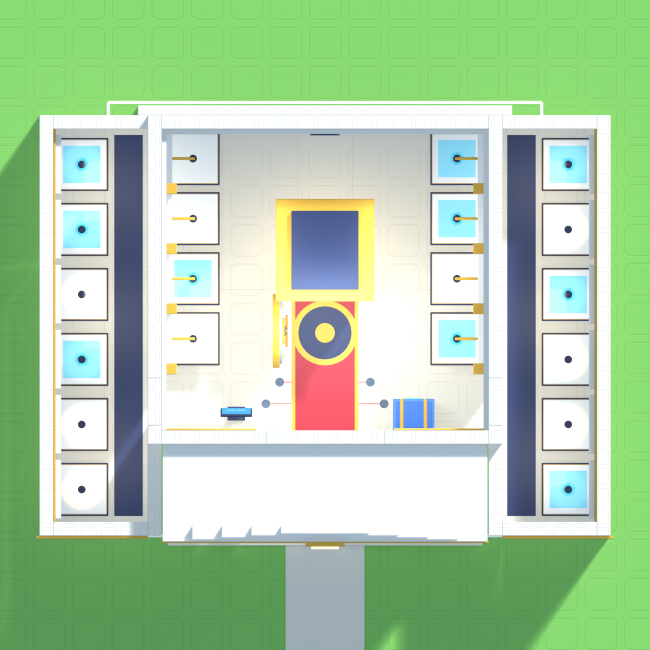
#> input picture assets/concepts/d48/c1/renders/L10_plan.png, 1300 x 1300 px (shown at 1/2 size)
$ python d48c_sheets.py
#> lines starting #> are read from the running program, lines starting #| are printed output that depends on the picture
### scripts/blender/d48c_layout.py
"""D48-C, фаза 1 — раскладка музея до 20 мест: единый источник правды для Blender-кадров, листов и (на фазе 3)
игрового конфига. Без bpy: можно импортировать где угодно, `python d48c_layout.py <файл.json>` пишет JSON.

Координаты — оси участка (центр участка на уровне пола зала, вход −Z, x+ — левая рука входящего). Здание: главный
зал — прежний контур D36 (36 × 33.4 + портик), хранилище и павильон — D48 v2 без изменений. Новое:
  • 8 ниш главного зала (по 4 на боковую стену, шаг 6.1) — места 1–8;
  • две боковые галереи (x 18…31; D50 — шире на 2 ст., проход 6 ст.), продлённые вперёд вдоль портика до z = −19
    (перед ними — поле качалки и гигантская гантель), по 6 мест у наружной стены — места 9–20; вход — только аркой
    из входного зала (не с улицы); вдоль наружной стены — каменный бортик до кромки обрыва крайних участков
    (x 31.6): закрывает щель, кустов на нём нет.
Открытие мест: D37 — уровень × 2 (место n открывается на уровне ⌈n/2⌉). Код сейчас даёт 6 мест на любом уровне —
предложение совместимой миграции: max(6, 2 × уровень). Галереи строятся с уровня, на котором открываются места 9–10.
"""

import json
import math
import sys

# ── Главный зал и хранилище (как D48 v2) ────────────────────────────────────────────────────────────────────────
HW, FZ, BZ, T = 18.0, -12.7, 20.7, 1.4
IX, IZ0, IZ1 = HW - T, FZ + T, BZ - T  # −16.6…16.6, −11.3…19.3
CEIL, DOOR, DOORH = 16.0, 6.0, 10.0
# Этап C.2 (крупные аватары): проём портала 7.1 → 9.5, павильон 9 → 11.4 и длиннее на 3 (z1 11.6 → 14.6)
PV_X, PV_Z0, PV_Z1, PV_H = 4.4, 2.4, 14.6, 11.4  # павильон над лестницей
PV_OPEN = 9.5  # высота проёма портала павильона
ST0, STW, STEPS = 3.0, 2.6, 12  # лестница: верх у z 3, полуширина, ступеней по 1 × 1 вниз к +z
G, SLAB = -1.3, 1.4  # трава от пола зала; толщина плиты пола зала (она же потолок хранилища)
VF, VCEIL = -13.0, -1.8  # пол хранилища; низ потолка хранилища
WELL_X, WELL_Z1 = 2.8, 14.0  # проём лестницы в полу зала: |x| < 2.8, z ST0…14 (C.2: было 11)
PORTICO_Z = -23.0  # передний край портика (нижняя ступень)

# ── Места ───────────────────────────────────────────────────────────────────────────────────────────────────────
TOP = 5.0  # верх постамента 5 × 5 на высоте 3 (GameConfig.Museum.ShowcaseSize не меняется)
BASE = 5.4  # основание постамента
NICHE_Z = (-2.0, 4.1, 10.2, 16.3)  # шаг 6.1: основания −4.7…0.7, 1.4…6.8, 7.5…12.9, 13.6…19.0
NICHE_D = 3.2  # центр постамента ниши — в 3.2 от стены: x ±13.4, основание 10.7…16.1
PIL_Z = (-5.05, 1.05, 7.15, 13.25)  # пилястры перед каждой нишей (последняя ниша упирается в заднюю стену)

GAL_IN, GAL_OUT, GAL_Z0, GAL_Z1, GAL_H = 18.0, 31.0, -19.0, 20.7, 10.4  # галерея: от стены зала до наружной стены
# D50: наружная стена 29 → 31 — проход между стеной зала и постаментами 4 → 6 ст. (камера и бой в галерее)
# фасад галереи — z −19 (не −22): гигантская гантель участка стоит до z −23.1, поле качалки — до −26 (проверка мира)
GAL_IX = GAL_OUT - T  # 29.6 — внутренняя грань наружной стены
GAL_IZ0, GAL_IZ1 = GAL_Z0 + T, GAL_Z1 - T  # −17.6…19.3
GAL_D = 2.9  # центр постамента галереи — в 2.9 от наружной стены: x ±26.7, основание 24.0…29.4 (проход 6.0)
GAL_Z = (-8.45, -2.35, -14.55, 3.75, 9.85, 15.95)  # шаг 6.1, как у ниш; порядок открытия: от арки — к краям
GAL_EAVE = 31.4  # карниз галереи снаружи не дальше x 31.4
GAL_WALK = (GAL_IN + GAL_IX - GAL_D - BASE / 2) / 2  # середина прохода галереи (D50: дорожка и свет по ней)
PLANTER = (31.0, 31.6, 1.6)  # бортик вдоль наружной стены галереи: x 31…31.6, высота; у крайних участков закрывает
# щель до обрыва (кромка обрыва — x 31.6 от центра участка 1 и 5), между участками остаётся проход ≈ 12 ст.
# Кусты — только если бортик не уже PLANTER_BUSH (D50: стал узким, кустов нет).
PLANTER_BUSH = 2.0
ARCH_Z0, ARCH_Z1, ARCH_H = -10.8, -6.0, 8.0  # арка в боковой стене входного зала

CHEST = {"center": (-9.0, -9.7), "size": (4.0, 3.0, 3.0), "face": (0, 0, 1)}  # было x −12: освобождает арку
STAND = {"center": (9.0, -9.6)}  # стойка у входа — в игре не ставится (C.2, просьба владельца: пустая табличка); для d48c_museum.py
LASERS = {"Entrance": {"z": -8.6, "length": 12.0, "y": 2.4}, "Gallery": {"z": -6.4, "length": 9.2, "y": 2.4}}


def places():
    """20 мест: номер, центр верха постамента (y = 3), куда смотрит табличка, зона, уровень открытия (D37)."""
    out = []
    n = 0
    for z in NICHE_Z:
        for sx in (1, -1):
            n += 1
            out.append({"slot": n, "zone": "hall", "center": [sx * (IX - NICHE_D), 3.0, z], "face": [-sx, 0, 0]})
    for z in GAL_Z:
        for sx in (1, -1):
            n += 1
            out.append({"slot": n, "zone": "gallery", "side": sx, "center": [sx * (GAL_IX - GAL_D), 3.0, z],
                        "face": [-sx, 0, 0]})
    for p in out:
        p["unlock_d37"] = math.ceil(p["slot"] / 2)
        p["unlock_compat"] = 1 if p["slot"] <= 6 else math.ceil(p["slot"] / 2)
    return out


def slots_d37(level):
    return 2 * level


def slots_compat(level):
    return max(6, 2 * level)


GALLERY_LEVEL = 5  # места 9–10 → галереи и арки строятся с уровня 5 (в обеих схемах)


# ── Зоны защиты (D46: ловушка, робот, капкан — свободно на допустимом полу; дверь — вход; лазер — 2 метки) ───────
# [40 lines left out: functions defense_zones, layout, not called in this run]


# [7 lines that do not run on import are left out]

### scripts/d48c_sheets.py
"""D48-C, фаза 1 — листы для утверждения планировки на 20 мест: план с размерами и номерами мест, этапы открытия по
уровням, зоны защиты, сравнение вариантов A / B / C, бюджет деталей и сводный лист кадров. Собирает рендеры
scripts/blender/d48c_museum.py и раскладку scripts/blender/d48c_layout.py; в игру ничего не попадает.

План L*_plan.png: 1300², орто 66 стадов, центр (x 0, z −0.6), вход (−z) внизу, +x участка — слева.
Запуск: python scripts/d48c_sheets.py  → assets/concepts/d48/c1/sheets/*.png
"""

import glob
import json
import os
import sys

from PIL import Image, ImageDraw, ImageFont

ROOT = os.path.dirname(os.path.dirname(os.path.abspath(__file__)))
sys.path.insert(0, os.path.join(ROOT, "scripts", "blender"))
import d48c_layout as L  # noqa: E402

C1 = os.path.join(ROOT, "assets", "concepts", "d48", "c1")
REN, OUT = os.path.join(C1, "renders"), os.path.join(C1, "sheets")
os.makedirs(OUT, exist_ok=True)
INK, GOLD, SOFT, WHITE = (24, 20, 46), (255, 214, 90), (205, 216, 245), (255, 255, 255)
SIZE, ORTHO, CZ = 1300, 66.0, -0.6
K = SIZE / ORTHO
STAGE = {1: (120, 220, 255), 4: (255, 214, 90), 5: (130, 235, 140), 6: (130, 235, 140), 7: (255, 160, 90),
         8: (255, 160, 90), 9: (235, 120, 220), 10: (235, 120, 220)}


def font(weight, size):
    path = None
    for p in sorted(glob.glob(os.path.expandvars(rf"%LOCALAPPDATA%\Roblox\Versions\*\content\fonts\Montserrat-{weight}.ttf"))):
        path = p
    return ImageFont.truetype(path, size)


def say(d, xy, body, size=26, fill=WHITE, anchor="mm", weight="Black", stroke=INK, sw=None):
    d.text(xy, body, font=font(weight, size), fill=fill, stroke_width=max(2, size // 8) if sw is None else sw,
           stroke_fill=stroke, anchor=anchor)


def px(x, z):
    return SIZE / 2 - x * K, SIZE / 2 - (z - CZ) * K


def rect(x0, x1, z0, z1):
    (ax, ay), (bx, by) = px(x0, z0), px(x1, z1)
    return (min(ax, bx), min(ay, by), max(ax, bx), max(ay, by))


def dim(d, a, b, body, offset=(0, 0), size=22, col=(255, 236, 140)):
    (x0, y0), (x1, y1) = a, b
    d.line([a, b], fill=col, width=4)
    for (x, y) in (a, b):
        if abs(x1 - x0) > abs(y1 - y0):
            d.line([(x, y - 12), (x, y + 12)], fill=col, width=4)
        else:
            d.line([(x - 12, y), (x + 12, y)], fill=col, width=4)
    say(d, ((x0 + x1) / 2 + offset[0], (y0 + y1) / 2 + offset[1]), body, size, col)


def gradient(w, h, top=(43, 58, 103), bot=(22, 28, 54)):
    img = Image.new("RGB", (w, h))
    d = ImageDraw.Draw(img)
    for y in range(h):
        t = y / h
        d.line([(0, y), (w, y)], fill=tuple(int(top[i] * (1 - t) + bot[i] * t) for i in range(3)))
    return img


def stage_color(level):
    return STAGE.get(level, STAGE[1] if level <= 3 else WHITE)


# [4 lines left out: function rounded_paste, not called in this run]


# ── 1. План L10 с размерами, номерами мест и уровнями открытия ─────────────────────────────────────────────────
def plan_sheet():
    im = Image.open(os.path.join(REN, "L10_plan.png")).convert("RGB")
    d = ImageDraw.Draw(im, "RGBA")
    d.rectangle(rect(-22, 22, -22, 22), outline=(255, 255, 255, 255), width=3)  # участок
    say(d, px(-21.5, 21.3), "участок 44 × 44", 18, anchor="rb", weight="Bold")
    d.rectangle(rect(-18, 18, -12.7, 20.7), outline=(90, 200, 255, 230), width=3)  # хранилище под залом
    say(d, px(0, 18.0), "хранилище внизу (36 × 33,4)", 17, (140, 220, 255), weight="Bold")
    for p in L.places():
        x, _, z = p["center"]
        cx, cy = px(x, z)
        col = stage_color(p["unlock_compat"])
        d.ellipse((cx - 30, cy - 30, cx + 30, cy + 30), fill=col + (235,), outline=INK, width=4)
        say(d, (cx, cy - 4), str(p["slot"]), 30, INK, stroke=col, sw=0)
        say(d, (cx, cy + 20), f"ур.{p['unlock_compat']}", 13, INK, stroke=col, sw=0, weight="Bold")
    say(d, px(0, 7.0), "ПАВИЛЬОН", 20)
    say(d, px(0, 5.2), "лестница вниз", 16, weight="Bold")
    say(d, px(-9.0, -7.0), "сундук", 17, weight="Bold")
    say(d, px(9.0, -7.0), "стенд", 17, weight="Bold")
    for sx in (-1, 1):
        say(d, px(sx * 17.3, -8.4), "арка", 16, (255, 236, 140), weight="Bold")
        say(d, px(sx * 23.5, -21.0), "ГАЛЕРЕЯ", 18, GOLD)
    dim(d, px(29, -24.6), px(-29, -24.6), "58 ст. по галереям (было 58 у крыльев D36)", (0, 24), 19)
    dim(d, px(18, 23.6), px(-18, 23.6), "36 ст. — главный зал (прежний контур)", (0, -22), 19)
    dim(d, px(31.0, -22.0), px(31.0, 20.7), "42,7", (24, 0), 19)
    dim(d, px(18.0, 13.0), px(22.0, 13.0), "4,0", (0, -18), 16, (140, 255, 160))
    dim(d, px(4.4, 13.0), px(10.7, 13.0), "6,3", (0, -18), 16, (140, 255, 160))
    dim(d, px(-3.2, -3.0), px(3.2, -3.0), "6,4", (0, -18), 16, (140, 255, 160))
    say(d, px(-10.5, -2.5), "проход", 15, (140, 255, 160), weight="Bold")
    sheet = Image.new("RGB", (SIZE, SIZE + 230), (24, 28, 48))
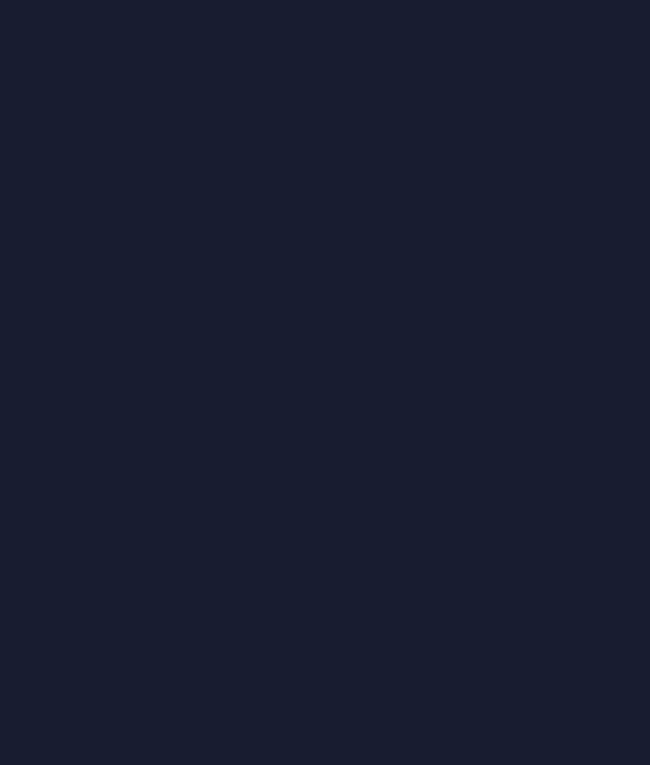
#> sheet: PIL image 1300x1530 RGB (shown at 1/2 size); mean R, G, B 24, 28, 48
    sheet.paste(im, (0, 230))
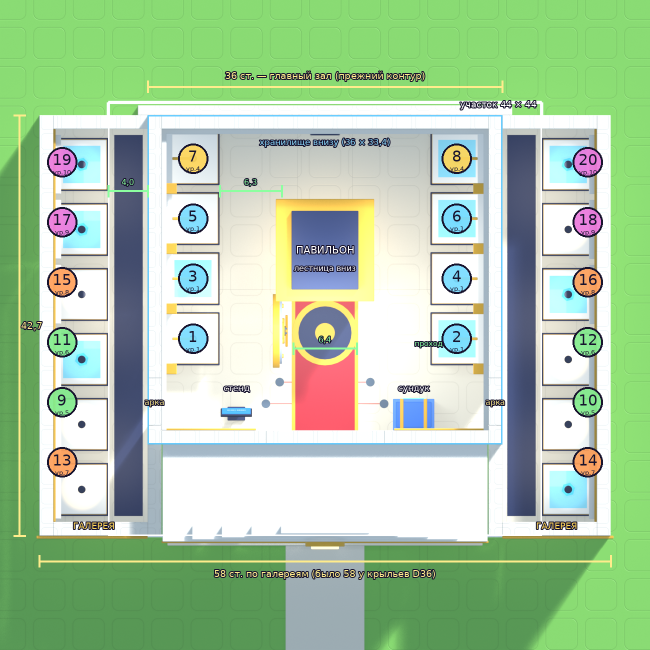
#> im: PIL image 1300x1300 RGB (shown at 1/2 size); mean R, G, B 170.8, 201, 165.5
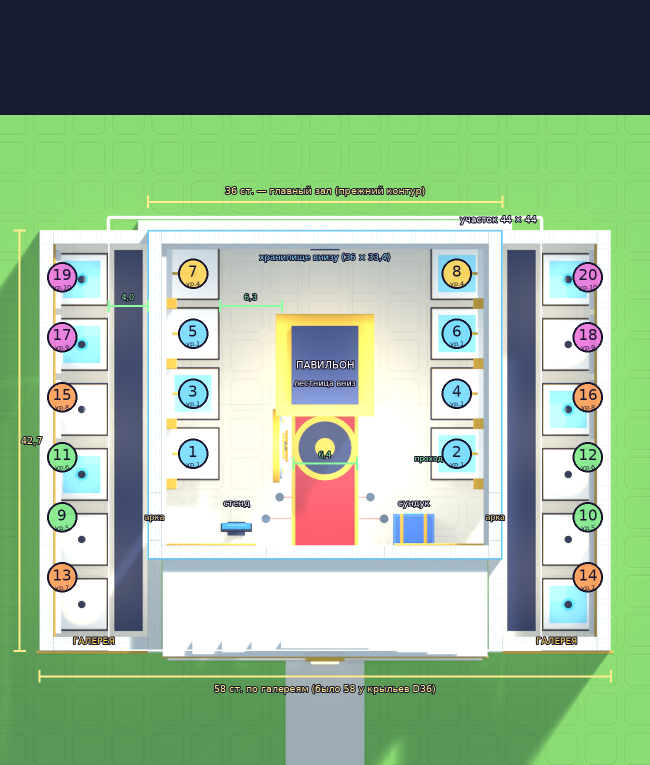
#> sheet: PIL image 1300x1530 RGB (shown at 1/2 size); mean R, G, B 148.7, 175, 147.8
    d = ImageDraw.Draw(sheet)
    say(d, (SIZE // 2, 46), "D48-C — музей на 20 мест (уровень 10)", 40)
    say(d, (SIZE // 2, 98), "Главный зал — 8 ниш (места 1–8). Галереи в объёме крыльев D36 — места 9–20, вход только "
                            "аркой из зала.", 21, SOFT, weight="Bold")
    say(d, (SIZE // 2, 132), "Галереи выходят за участок 44 × 44 (как нынешние крылья D36, до x ±29); до соседнего "
                             "музея — 17 ст.", 21, (255, 190, 120), weight="Bold")
    x = 120
    for label, lv in (("старт ур.1", 1), ("ниши 7–8 ур.4", 4), ("галереи ур.5–6", 5), ("ур.7–8", 7),
                      ("ур.9–10", 9)):
        d.ellipse((x, 168, x + 30, 198), fill=stage_color(lv), outline=INK, width=3)
        say(d, (x + 40, 183), label, 20, anchor="lm", weight="Bold")
        x += 245
    sheet = sheet.resize((sheet.width * 4 // 5, sheet.height * 4 // 5), Image.LANCZOS)
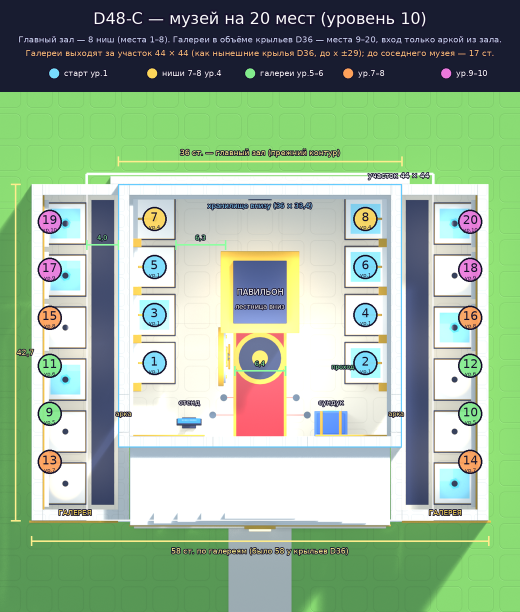
#> sheet: PIL image 1040x1224 RGB (shown at 1/2 size); mean R, G, B 150.7, 176.7, 149.3
    sheet.save(os.path.join(OUT, "plan_20.png"))


# ── 2. Этапы открытия по уровням ───────────────────────────────────────────────────────────────────────────────
def stages_sheet():
    W, H = 1700, 900
    sheet = gradient(W, H)
#> in gradient, `img = Image.new("RGB", (w, h))`: img: PIL image 1700x900 RGB; every value is 0
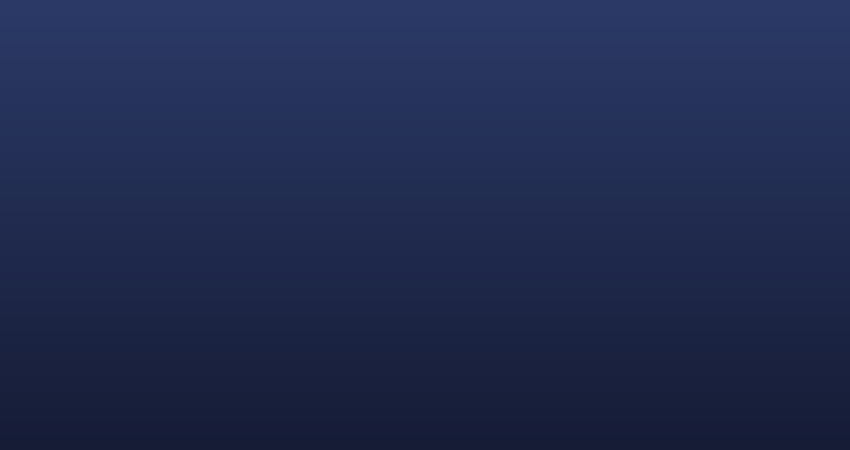
#> sheet: PIL image 1700x900 RGB (shown at 1/2 size); mean R, G, B 32, 42.5, 78
    d = ImageDraw.Draw(sheet)
    say(d, (W // 2, 56), "Открытие мест по уровням музея", 44)
    say(d, (W // 2, 104), "D37: мест = 2 × уровень. Сейчас в коде 6 мест на любом уровне — предлагаю совместимо: "
                          "max(6, 2 × уровень)", 22, SOFT, weight="Bold")
    cols = ["Уровень", "D37", "Код сейчас", "Совместимо", "Что открывается / строится"]
    xs = [80, 260, 420, 640, 860]
    y = 160
    for x, c in zip(xs, cols):
        say(d, (x, y), c, 24, GOLD, anchor="lm")
    what = {1: "ниши 1–6; 4-я пара ниш — урны; углы входа — растения",
            2: "(по D37 — места 3–4)", 3: "(по D37 — места 5–6)",
            4: "ниши 7–8 вместо урн — зал полный: 8 ниш",
            5: "галереи и арки; места 9–10, остальные — «закрыто»",
            6: "места 11–12", 7: "места 13–14 (у портика)", 8: "места 15–16", 9: "места 17–18",
            10: "места 19–20 — все 20 открыты"}
    for lv in range(1, 11):
        y = 160 + lv * 62
        d.rounded_rectangle((60, y - 26, W - 60, y + 26), 18, fill=(30, 38, 72) if lv % 2 else (36, 46, 86))
        d.ellipse((90, y - 16, 122, y + 16), fill=stage_color(lv), outline=INK, width=3)
        say(d, (106, y), str(lv), 18, INK, stroke=stage_color(lv), sw=0)
        say(d, (xs[1] + 30, y), str(L.slots_d37(lv)), 24)
        say(d, (xs[2] + 60, y), "6", 24, (255, 150, 150))
        say(d, (xs[3] + 60, y), str(L.slots_compat(lv)), 24, (140, 255, 160))
        say(d, (xs[4], y), what[lv], 20, anchor="lm", weight="Bold")
    sheet.save(os.path.join(OUT, "stages_20.png"))
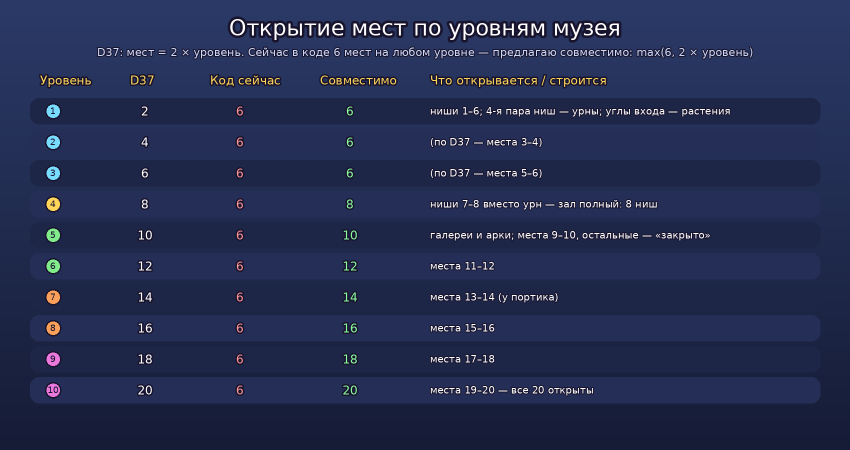
#> saved as stages_20.png: PIL image 1700x900 RGB (shown at 1/2 size); mean R, G, B 37.2, 46.2, 81.1


# ── 3. Зоны защиты ─────────────────────────────────────────────────────────────────────────────────────────────
def defense_sheet():
    tiles = []
    for level in (1, 10):
        name = os.path.join(REN, f"L{level}_plan.png")
#> (the run stopped early here; a loop or call above may not have finished)
